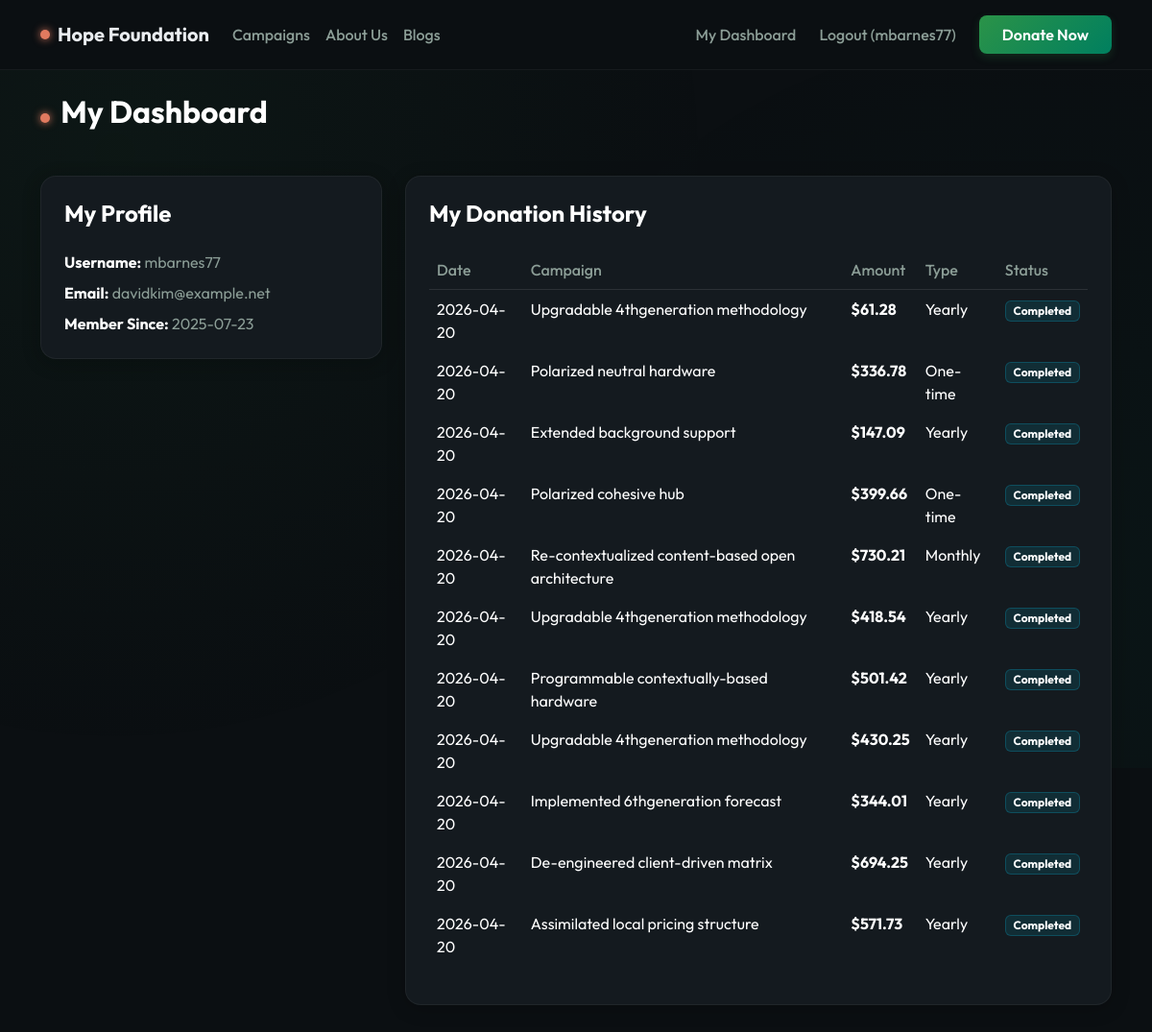
Page /dashboard (signed in) on the committed database.
### models.py (models this page shows, shortened)
class User(db.Model):
    id = db.Column(db.Integer, primary_key=True)
    username = db.Column(db.String(50), unique=True, nullable=False)
    email = db.Column(db.String(100), unique=True, nullable=False)
    password = db.Column(db.String(255), nullable=False)
    phone = db.Column(db.String(50), nullable=True)
    is_admin = db.Column(db.Boolean, default=False)
    created_at = db.Column(db.DateTime, default=datetime.utcnow)

class Donation(db.Model):
    id = db.Column(db.Integer, primary_key=True)
    user_id = db.Column(db.Integer, db.ForeignKey('user.id'), nullable=True)
    campaign_id = db.Column(db.Integer, db.ForeignKey('campaign.id'), nullable=True)
    full_name = db.Column(db.String(100), nullable=False)
    email = db.Column(db.String(100), nullable=False)
    amount = db.Column(db.Float, nullable=False)
    donation_type = db.Column(db.String(50), default='One-time')
    payment_method = db.Column(db.String(50), nullable=False)
    transaction_id = db.Column(db.String(100), unique=True, nullable=False)
    status = db.Column(db.String(20), default='Completed')
    created_at = db.Column(db.DateTime, default=datetime.utcnow)
    user = db.relationship('User', backref=db.backref('donations', lazy='dynamic'))
    campaign = db.relationship('Campaign', backref=db.backref('donations', lazy='dynamic'))

class Campaign(db.Model):
    id = db.Column(db.Integer, primary_key=True)
    title = db.Column(db.String(150), nullable=False)
    category = db.Column(db.String(50), default='General')
    image_url = db.Column(db.String(255), default='https://via.placeholder.com/600x400?text=Campaign')
    description = db.Column(db.Text, nullable=False)
    goal_amount = db.Column(db.Float, nullable=False)
    raised_amount = db.Column(db.Float, default=0.0)
    is_active = db.Column(db.Boolean, default=True)
    created_at = db.Column(db.DateTime, default=datetime.utcnow)

### routes/donor.py (the view)
    @app.route('/dashboard')
    @login_required
    def donor_dashboard():
        user = User.query.get(session['user_id'])
        donations = user.donations.order_by(Donation.created_at.desc()).all()
        return render_template('donor_dashboard.html', user=user, donations=donations)

### utils.py (called while the page is built)
def login_required(f):
    @wraps(f)
    def decorated_function(*args, **kwargs):
        if 'user_id' not in session:
            flash('Please log in to access this page.', 'warning')
            return redirect(url_for('index'))
        return f(*args, **kwargs)
    return decorated_function

### templates/donor_dashboard.html
{% extends "base.html" %}
{% block content %}
<div class="mb-5 mt-4">
    <div class="status-pulse me-2"></div>
    <h2 class="d-inline fw-bold text-white">My Dashboard</h2>
</div>
<div class="row g-4">
    <div class="col-lg-4">
        <div class="glossy-card p-4">
            <h4 class="fw-bold text-white mb-4">My Profile</h4>
            <p class="text-muted mb-2"><strong class="text-white">Username:</strong> {{ user.username }}</p>
            <p class="text-muted mb-2"><strong class="text-white">Email:</strong> {{ user.email }}</p>
            <p class="text-muted mb-0"><strong class="text-white">Member Since:</strong> {{ user.created_at.strftime('%Y-%m-%d') }}</p>
        </div>
    </div>
    <div class="col-lg-8">
        <div class="glossy-card p-4">
            <h4 class="fw-bold text-white mb-4">My Donation History</h4>
            <div class="table-responsive">
                <table class="table table-dark table-borderless table-hover">
                    <thead style="border-bottom: 1px solid rgba(255,255,255,0.1);">
                        <tr>
                            <th class="text-muted fw-medium">Date</th>
                            <th class="text-muted fw-medium">Campaign</th>
                            <th class="text-muted fw-medium">Amount</th>
                            <th class="text-muted fw-medium">Type</th>
                            <th class="text-muted fw-medium">Status</th>
                        </tr>
                    </thead>
                    <tbody>
                        {% for don in donations %}
                        <tr>
                            <td>{{ don.created_at.strftime('%Y-%m-%d') }}</td>
                            <td>{{ don.campaign.title if don.campaign else 'General Fund' }}</td>
                            <td class="fw-bold" style="color: var(--accent-blue);">${{ don.amount }}</td>
                            <td>{{ don.donation_type }}</td>
                            <td><span class="badge" style="background: rgba(0, 209, 255, 0.1); color: var(--accent-blue); border: 1px solid rgba(0, 209, 255, 0.2);">{{ don.status }}</span></td>
                        </tr>
                        {% else %}
                        <tr><td colspan="5" class="text-center text-muted py-4">No donations found.</td></tr>
                        {% endfor %}
                    </tbody>
                </table>
            </div>
        </div>
    </div>
</div>
{% endblock %}

### templates/base.html (shortened to what this page needs)
<!DOCTYPE html>
<html lang="en">
<head>
    <link href="https://cdn.jsdelivr.net/npm/bootstrap@5.3.0/dist/css/bootstrap.min.css" rel="stylesheet">
    <link rel="stylesheet" href="{{ url_for('static', filename='style.css') }}">
</head>
<body>
<nav class="navbar navbar-expand-lg navbar-dark navbar-glossy mb-4 sticky-top">
  <div class="container py-2">
    <a class="navbar-brand fw-bold d-flex align-items-center gap-2" href="{{ url_for('index') }}">
        <div class="status-pulse"></div>
        Hope Foundation
    </a>
    <div class="collapse navbar-collapse" id="navbarNav">
      <ul class="navbar-nav me-auto">
        <li class="nav-item"><a class="nav-link text-white" href="{{ url_for('campaigns') }}">Campaigns</a></li>
        <li class="nav-item"><a class="nav-link text-white" href="{{ url_for('about') }}">About Us</a></li>
        <li class="nav-item"><a class="nav-link text-white" href="{{ url_for('blogs') }}">Blogs</a></li>
      </ul>
      <ul class="navbar-nav align-items-center gap-2">
        {% if session.get('user_id') %}
            {% if session.get('is_admin') %}
                <li class="nav-item"><a class="nav-link" href="{{ url_for('admin_dashboard') }}">Admin Panel</a></li>
            {% else %}
                <li class="nav-item"><a class="nav-link" href="{{ url_for('donor_dashboard') }}">My Dashboard</a></li>
            {% endif %}
            <li class="nav-item"><a class="nav-link" href="{{ url_for('logout') }}">Logout ({{ session.get('username') }})</a></li>
        {% else %}
            <li class="nav-item"><a class="nav-link text-white cursor-pointer" href="#" data-bs-toggle="modal" data-bs-target="#authModal">Login / Sign Up</a></li>
        {% endif %}
        <li class="nav-item ms-lg-2 mt-2 mt-lg-0"><a class="btn btn-primary-glossy py-2 px-4 text-decoration-none" href="{{ url_for('donate') }}">Donate Now</a></li>
      </ul>
    </div>
  </div>
</nav>
<div class="container pb-5">
    {% block content %}{% endblock %}
</div>
</body>
</html>

### static/style.css (style rules this page uses)
:root { --bg-main: #0B0F12; --bg-card: #141A1F; --accent-green: #2B9348; --accent-green-hover: #007F5F; --accent-orange: #E07A5F; --text-main: #E9ECEF; --text-muted: #8B9D96; }
body { background-color: var(--bg-main); color: var(--text-main); font-family: 'Outfit', sans-serif; position: relative; overflow-x: hidden; animation: pageLoad 0.4s ease-out forwards; min-height: 100vh; }
body::before { content: ''; position: fixed; top: 0; left: 0; width: 100vw; height: 100vh; background: radial-gradient(circle at 10% 20%, rgba(43, 147, 72, 0.06), transparent 50%), radial-gradient(circle at 90% 80%, rgba(0, 127, 95, 0.06), transparent 50%); z-index: -1; pointer-events: none; }
.glossy-card { background: var(--bg-card); border: 1px solid rgba(255, 255, 255, 0.05); border-radius: 16px; box-shadow: 0 4px 20px rgba(0, 0, 0, 0.2); transition: transform 0.3s ease, box-shadow 0.3s ease, border-color 0.3s ease; position: relative; overflow: hidden; }
.glossy-card::before { content: ''; position: absolute; top: 0; left: -100%; width: 50%; height: 100%; background: linear-gradient(to right, rgba(255,255,255,0) 0%, rgba(255,255,255,0.05) 50%, rgba(255,255,255,0) 100%); transform: skewX(-20deg); transition: left 0.7s ease; z-index: 1; pointer-events: none; }
.btn-primary-glossy { background: linear-gradient(135deg, var(--accent-green), var(--accent-green-hover)); color: #fff; border: none; border-radius: 8px; font-weight: 600; padding: 0.75rem 1.5rem; transition: all 0.3s ease; box-shadow: 0 4px 10px rgba(43, 147, 72, 0.2); }
.status-pulse { display: inline-block; width: 10px; height: 10px; border-radius: 50%; background-color: var(--accent-orange); box-shadow: 0 0 8px var(--accent-orange); animation: pulse 2s infinite; }
.navbar-glossy { background: var(--bg-main) !important; border-bottom: 1px solid rgba(255, 255, 255, 0.05); transition: background-color 0.3s ease; }
.navbar-brand { color: var(--text-main) !important; }
.nav-link { transition: color 0.3s ease, transform 0.2s ease; color: var(--text-muted) !important; font-weight: 500; }
.text-muted { color: var(--text-muted) !important; }
.table-dark { --bs-table-bg: transparent; --bs-table-striped-bg: rgba(255,255,255,0.02); --bs-table-hover-bg: rgba(255,255,255,0.03); border-color: rgba(255,255,255,0.05); }

### rows in the picture
User: get "mbarnes77", username "mbarnes77", email "davidkim@example.net", created_at "2025-07-23"
Donation: created_at "2026-04-20", campaign "Upgradable 4thgeneration methodology", amount "61.28", donation_type "Yearly", status "Completed"
Donation: created_at "2026-04-20", campaign "Polarized neutral hardware", amount "336.78", donation_type "One-time", status "Completed"
Donation: created_at "2026-04-20", campaign "Extended background support", amount "147.09", donation_type "Yearly", status "Completed"
Donation: created_at "2026-04-20", campaign "Polarized cohesive hub", amount "399.66", donation_type "One-time", status "Completed"
Donation: created_at "2026-04-20", campaign "Re-contextualized content-based open architecture", amount "730.21", donation_type "Monthly", status "Completed"
Donation: created_at "2026-04-20", campaign "Upgradable 4thgeneration methodology", amount "418.54", donation_type "Yearly", status "Completed"
Donation: created_at "2026-04-20", campaign "Programmable contextually-based hardware", amount "501.42", donation_type "Yearly", status "Completed"
Donation: created_at "2026-04-20", campaign "Upgradable 4thgeneration methodology", amount "430.25", donation_type "Yearly", status "Completed"
Donation: created_at "2026-04-20", campaign "Implemented 6thgeneration forecast", amount "344.01", donation_type "Yearly", status "Completed"
Donation: created_at "2026-04-20", campaign "De-engineered client-driven matrix", amount "694.25", donation_type "Yearly", status "Completed"
Donation: created_at "2026-04-20", campaign "Assimilated local pricing structure", amount "571.73", donation_type "Yearly", status "Completed"
